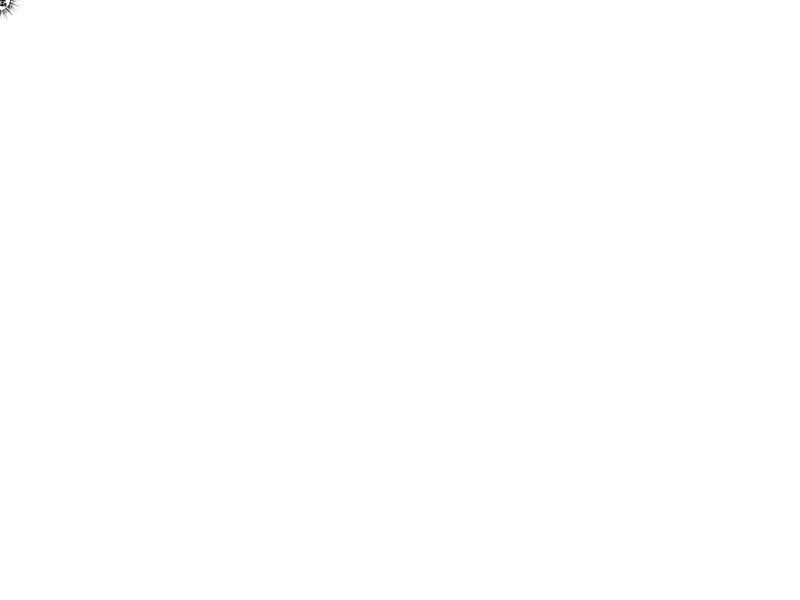
Frame 1 (no input)
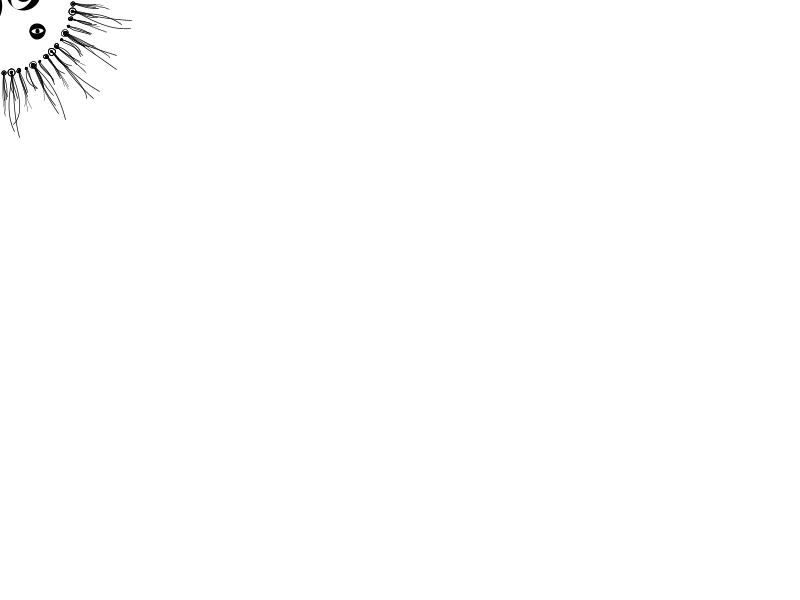
Frame 60 (the mouse pressed at the canvas centre just before this capture)
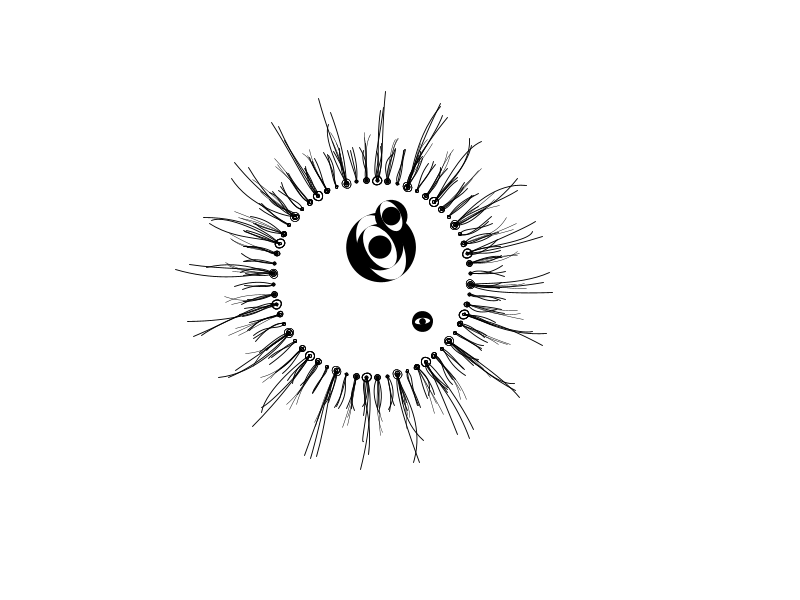
Frame 120 (the mouse held since frame 60 and released just before this capture)

The Processing sketch that drew these frames (run headless with seeded random() and noise(); from frame 60 on, the mouse is pressed at the canvas centre):

// Processing sketch: processing_63573
// ── processing_63573.pde



void setup () {

  size(800, 600); 
  smooth(); 
  frameRate(30);
}


int wert = 1 ; 
int wert2 = -1;
int wert3 = -1;
int wert4 = 0;
float wert5 = 0.1 ; 
boolean highgrenze = false ; 
boolean lowgrenze = false ; 

void draw () {
  background(255);
  

  
  
scale(wert5,wert5);
if (wert5 >= 1.1 ) { 
    highgrenze = true;
    lowgrenze = false ; 
  } 

if (wert5 <= 0.9 ) { lowgrenze = true ;
    highgrenze = false ; 
} 

if (lowgrenze == true ) { wert5 = wert5 + 0.01 ; }

if (highgrenze == true) { wert5 = wert5 - 0.01 ; }

  pushMatrix();
  stroke(0); 
  translate(mouseX, mouseY); 
  rotate(radians(1 + wert4));
  ellipse(50,50,20,20);
  fill(255);
 ellipse(50,50,20,10); 
 fill(0);
 ellipse(50,50,4,4);
  wert4 = wert4 + 6; 
  popMatrix();

  pushMatrix();
  translate(mouseX, mouseY);
  rotate(radians(1+wert));
  wert = wert + 1 ; 
  for (int i = 0;i <= 360;i=i+2) {
    strokeWeight(1);
    stroke(0); 
    rotate(radians(6));
    ellipse(75,75,3,3);
    strokeWeight(1);
    noFill();
    bezier(75,75,random(75,85),random(75,85),random(80,95),random(80,95),random(95,105),random(95,105));
    if(i%4==0){
    ellipse(75,75,6,6);
    strokeWeight(0.5);
    bezier(75,75,random(85,90),random(85,90),random(95,105),random(95,105),random(105,120),random(105,120));
    }
     if(i%6==0){
    ellipse(75,75,10,10);
    strokeWeight(1);
    bezier(75,75,random(75,90),random(75,90),random(90,130),random(90,130),random(120,150),random(120,150));
    }
  } 
  popMatrix(); 
  
  
  
//  pushMatrix();
//  translate(mouseX, mouseY);
//  rotate(radians(1+wert));
//  wert = wert + 1 ; 
//  for (int i = 0;i <= 360;i=i+2) {
//    rotate(radians(6));
//    stroke(0); 
//    fill(0);  
//     if(i%6==0){
//    ellipse(random(75,130),random(75,130),random(0,30),random(0,30));
//    }
//  } 
//  popMatrix(); 
//  
  
  
  

  pushMatrix();
  translate(mouseX, mouseY);
  rotate(radians(1+wert));
  wert = wert + 1 ; 
  fill(0, 0, 0);
  strokeWeight(3);
  noStroke();
  ellipse(25,25,75,75);
  fill(255);
  ellipse(25,25,75,45);
  fill(0);
  ellipse(25,25,35,35);
  popMatrix();

  pushMatrix();
  translate(mouseX, mouseY);
  rotate(radians(-1+wert2));
  wert2 = wert2 - 1 ; 
  fill(0, 0, 0);
  strokeWeight(3);
  noStroke();
  ellipse(25,25,50,50);
  fill(255);
  ellipse(25,25,50,30);
  fill(0);
  ellipse(25,25,25,25);
  popMatrix();

  pushMatrix();
  translate(mouseX, mouseY);
  rotate(radians(-1+wert3));
  wert3 = wert3 - 4 ; 

  fill(0);
  strokeWeight(3);
  noStroke();
  ellipse(50,50,35,35);
  fill(255);
  ellipse(50,50,35,20);
  fill(0);
  ellipse(50,50,20,20);
  popMatrix();
}
